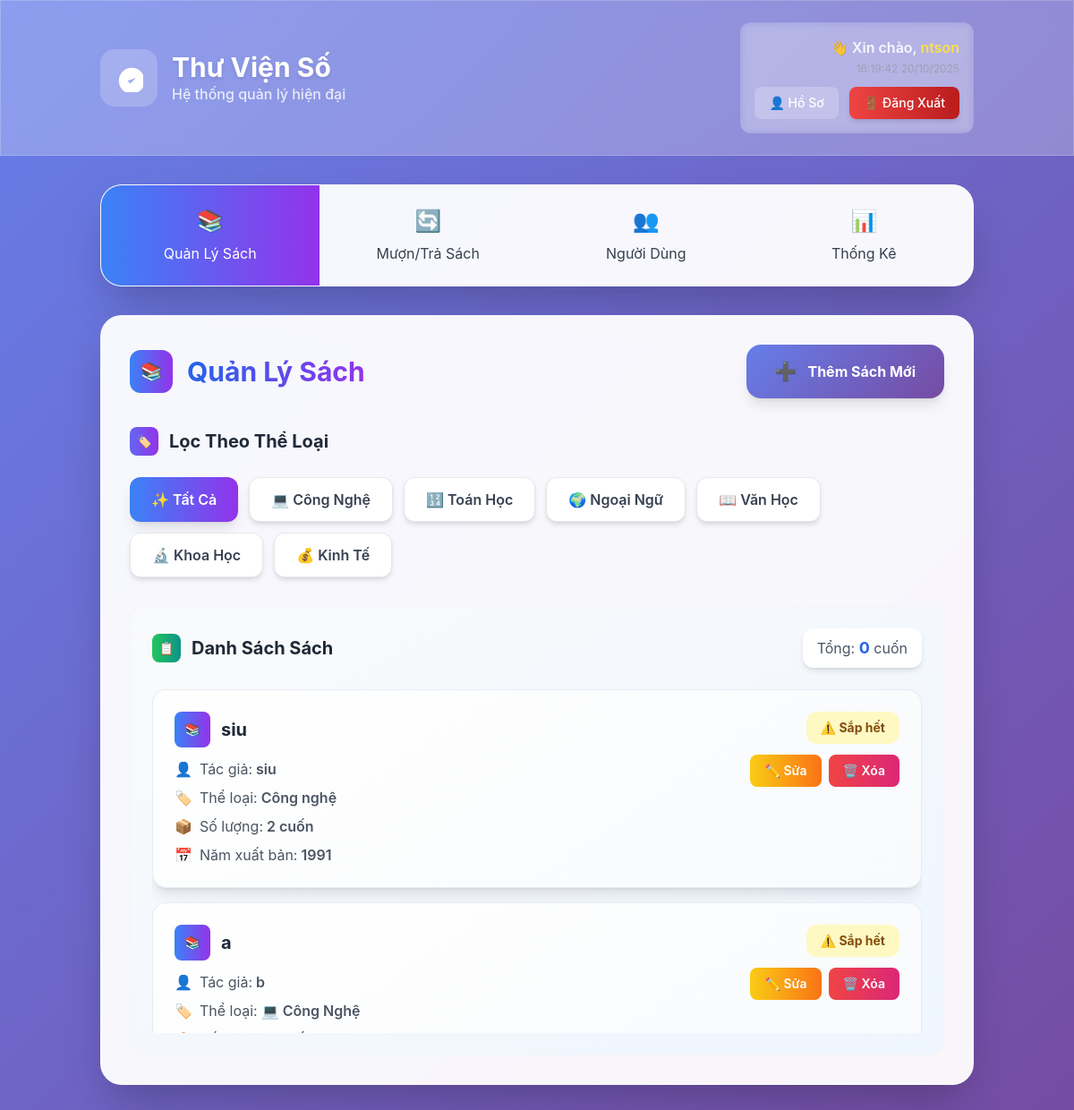
The page /librarian/managebook/ (signed in) on the database its author committed.
### Librarian/models.py (models this page shows, shortened)
class Book(models.Model):
    STATUS_CHOICES = [
        ('available', 'Available'),
        ('unavailable', 'Unavailable'),
    ]
    book_id = models.AutoField(primary_key=True)
    title = models.CharField(max_length=255)
    author = models.CharField(max_length=255)
    year = models.IntegerField(blank=True, null=True)
    category = models.CharField(max_length=100, blank=True, null=True)
    quantity = models.PositiveIntegerField(default=0)
    status = models.CharField(max_length=20, choices=STATUS_CHOICES, default='available')
    description = models.TextField(blank=True, null=True)

### Librarian/views.py (the view, shortened to what this page needs)
# urls.py: path('managebook/', views.librarian_dashboard, name='managebook'),
@login_required
def librarian_dashboard(request):
    profile = UserProfile.objects.get(user=request.user)
    if profile.role != 'librarian':
        return redirect('library:home')
    users_only = UserProfile.objects.filter(role='user').order_by("id")
    paginator = Paginator(users_only, 5)
    page_number = request.GET.get("page")
    page_obj = paginator.get_page(page_number)
    books = Book.objects.all()
    categories = Book.objects.values_list('category', flat=True).distinct()
    librarian_name = profile.name or profile.user.username
    records_all = BorrowRecord.objects.select_related("user", "book").all()
    today = now().date()
    for record in records_all:
        if record.due_date and record.due_date < today and record.status == 'borrowed':
            record.status = 'overdue'
            record.save()
    records_borrowed = records_all.filter(status__in=['borrowed', 'overdue'])
    records_ovedue = records_all.filter(status= 'overdue')
    records_history = records_all.filter(status='returned')
    total_borrowed = records_borrowed.count()
    total_history = records_history.count()
    total_books = Book.objects.count()
    context = {
        'users': page_obj.object_list,
        'page_obj': page_obj,
        'books': books,
        'categories': categories,
        'librarian_name': librarian_name,
        'profile': profile,
        'records_borrowed': records_borrowed,
        'records_history': records_history,
        'total_borrowed': total_borrowed,
        'total_history': total_history,
        'total_books': total_books,
        'records_ovedue':records_ovedue,
    }
    return render(request, 'managebook.html', context)

### account/models.py (called while the page is built)
    def get_full_name(self):
        return self.name or self.user.username or self.user.get_full_name()

### Librarian/templates/managebook.html (shortened to what this page needs)
{% extends "librarian_dashboard.html" %} {% block content %}
<div
  id="quanLySach"
  class="section bg-white/95 backdrop-blur-sm rounded-3xl shadow-2xl p-8 mb-8 card-hover border border-white/20"
>
  <div class="flex justify-between items-center mb-8">
    <div class="flex items-center space-x-4">
      <div
        class="w-12 h-12 bg-gradient-to-r from-blue-500 to-purple-600 rounded-xl flex items-center justify-center"
      >
        <span class="text-white text-xl">📚</span>
      </div>
      <h2
        class="text-3xl font-bold bg-gradient-to-r from-blue-600 to-purple-600 bg-clip-text text-transparent"
      >
      </h2>
    </div>
    <button
      onclick="openAddBookModal()"
      class="btn-primary text-white px-8 py-4 rounded-2xl font-bold flex items-center space-x-3 shadow-lg"
    >
      <span class="text-xl">➕</span>
      <span>Thêm Sách Mới</span>
    </button>
  </div>
  <div class="mb-8">
    <h3 class="text-xl font-bold text-gray-800 mb-6 flex items-center">
      <span
        class="w-8 h-8 bg-gradient-to-r from-indigo-500 to-purple-600 rounded-lg flex items-center justify-center mr-3"
      >
        <span class="text-white text-sm">🏷️</span>
      </span>
      Lọc Theo Thể Loại
    </h3>
    <div class="flex flex-wrap gap-3">
      <button
        onclick="filterBooks('all')"
        class="category-btn filter-btn bg-gradient-to-r from-blue-500 to-purple-600 text-white px-6 py-3 rounded-xl font-semibold shadow-lg hover:shadow-xl transition-all duration-300"
      >
        ✨ Tất Cả
      </button>
      <button
        onclick="filterBooks('cong-nghe')"
        class="category-btn filter-btn bg-white text-gray-700 px-6 py-3 rounded-xl font-semibold shadow-md hover:bg-gradient-to-r hover:from-blue-500 hover:to-purple-600 hover:text-white transition-all duration-300 border border-gray-200"
      >
        💻 Công Nghệ
      </button>
      <button
        onclick="filterBooks('toan-hoc')"
        class="category-btn filter-btn bg-white text-gray-700 px-6 py-3 rounded-xl font-semibold shadow-md hover:bg-gradient-to-r hover:from-blue-500 hover:to-purple-600 hover:text-white transition-all duration-300 border border-gray-200"
      >
        🔢 Toán Học
      </button>
      <button
        onclick="filterBooks('ngoai-ngu')"
        class="category-btn filter-btn bg-white text-gray-700 px-6 py-3 rounded-xl font-semibold shadow-md hover:bg-gradient-to-r hover:from-blue-500 hover:to-purple-600 hover:text-white transition-all duration-300 border border-gray-200"
      >
        🌍 Ngoại Ngữ
      </button>
      <button
        onclick="filterBooks('van-hoc')"
        class="category-btn filter-btn bg-white text-gray-700 px-6 py-3 rounded-xl font-semibold shadow-md hover:bg-gradient-to-r hover:from-blue-500 hover:to-purple-600 hover:text-white transition-all duration-300 border border-gray-200"
      >
        📖 Văn Học
      </button>
      <button
        onclick="filterBooks('khoa-hoc')"
        class="category-btn filter-btn bg-white text-gray-700 px-6 py-3 rounded-xl font-semibold shadow-md hover:bg-gradient-to-r hover:from-blue-500 hover:to-purple-600 hover:text-white transition-all duration-300 border border-gray-200"
      >
        🔬 Khoa Học
      </button>
      <button
        onclick="filterBooks('kinh-te')"
        class="category-btn filter-btn bg-white text-gray-700 px-6 py-3 rounded-xl font-semibold shadow-md hover:bg-gradient-to-r hover:from-blue-500 hover:to-purple-600 hover:text-white transition-all duration-300 border border-gray-200"
      >
        💰 Kinh Tế
      </button>
    </div>
  </div>
  <div
    class="bg-gradient-to-br from-gray-50 to-blue-50 rounded-2xl p-6 border border-gray-100"
  >
    <div class="flex justify-between items-center mb-6">
      <h3 class="text-xl font-bold text-gray-800 flex items-center">
        <span
          class="w-8 h-8 bg-gradient-to-r from-green-500 to-teal-600 rounded-lg flex items-center justify-center mr-3"
        >
          <span class="text-white text-sm">📋</span>
        </span>
        Danh Sách Sách
      </h3>
      <div class="bg-white px-4 py-2 rounded-xl shadow-md">
        <span class="text-gray-600">Tổng: </span>
        <span id="bookCount" class="font-bold text-blue-600 text-lg">0</span>
        <span class="text-gray-600"> cuốn</span>
      </div>
    </div>
    <div
      id="bookList"
      class="max-h-96 overflow-y-auto scrollbar-hide space-y-4"
    >
      {% for book in books %}
      <div
        class="book-item book-card p-6 rounded-2xl shadow-lg hover:shadow-xl transition-all duration-300 fade-in-up"
        data-category="{{ book.category|slugify }}"
      >
        <div class="flex justify-between items-start">
          <div class="flex-1">
            <div class="flex items-center space-x-3 mb-3">
              <div
                class="w-10 h-10 bg-gradient-to-r from-blue-500 to-purple-600 rounded-lg flex items-center justify-center"
              >
                <span class="text-white text-sm"> 📚 </span>
              </div>
              <h4 class="text-xl font-bold text-gray-800">{{ book.title }}</h4>
            </div>
            <div class="space-y-2 text-gray-600">
              <p class="flex items-center">
                <span class="mr-2">👤</span> Tác giả:
                <span class="font-semibold ml-1">{{ book.author }}</span>
              </p>
              <p class="flex items-center">
                <span class="mr-2">🏷️</span> Thể loại:
                <span class="font-semibold ml-1">{{ book.category }}</span>
              </p>
              <p class="flex items-center">
                <span class="mr-2">📦</span> Số lượng:
                <span class="font-semibold ml-1">{{ book.quantity }} cuốn</span>
              </p>
              <p class="flex items-center">
                <span class="mr-2">📅</span> Năm xuất bản:
                <span class="font-semibold ml-1">{{ book.year }}</span>
              </p>
            </div>
          </div>
          <div class="flex flex-col space-y-3 items-end">
            {% if book.quantity > 5 %}
            <span
              class="status-badge bg-green-100 text-green-800 px-4 py-2 rounded-xl text-sm font-bold"
              >✅ Còn hàng</span
            >
            {% elif book.quantity > 0 %}
            <span
              class="status-badge bg-yellow-100 text-yellow-800 px-4 py-2 rounded-xl text-sm font-bold"
              >⚠️ Sắp hết</span
            >
            {% else %}
            <span
              class="status-badge bg-red-100 text-red-800 px-4 py-2 rounded-xl text-sm font-bold"
              >❌ Hết hàng</span
            >
            {% endif %}
            <div class="flex space-x-2">
              <button
                onclick="editBook({{ book.book_id }})"
                class="bg-gradient-to-r from-yellow-400 to-orange-500 text-white px-4 py-2 rounded-lg hover:shadow-lg transition-all duration-300 text-sm font-semibold"
              >
                ✏️ Sửa
              </button>
              <button
                onclick="deleteBook({{ book.book_id }})"
                class="bg-gradient-to-r from-red-500 to-pink-600 text-white px-4 py-2 rounded-lg hover:shadow-lg transition-all duration-300 text-sm font-semibold"
              >
                🗑️ Xóa
              </button>
            </div>
          </div>
        </div>
      </div>
      {% endfor %}
    </div>
  </div>
</div>
{% include "bookstatistics.html" %}
{% endblock %}

### templates/librarian_dashboard.html (shortened to what this page needs)
<!DOCTYPE html>
<html lang="vi">
  <head>
    <script src="https://cdn.tailwindcss.com"></script>
  </head>
  <body class="min-h-screen gradient-bg">
  <header class="glass-effect border-b border-white/20">
  <div class="container mx-auto px-6 py-6">
    <div class="flex items-center justify-between">
      <div class="flex items-center space-x-4">
        <div class="relative">
          <div
            class="w-16 h-16 bg-white/20 rounded-2xl flex items-center justify-center pulse-glow"
          >
            <svg
              class="w-8 h-8 text-white icon-bounce"
              fill="currentColor"
              viewBox="0 0 20 20"
            >
              <path d="M9 12l2 2 4-4m6 2a9 9 0 11-18 0 9 9 0 0118 0z" />
            </svg>
          </div>
        </div>
        <div>
          <h1 class="text-3xl font-bold text-white text-shadow">Thư Viện Số</h1>
          <p class="text-white/80 font-medium">Hệ thống quản lý hiện đại</p>
        </div>
      </div>
      <div class="text-right">
        <div class="bg-white/10 rounded-xl p-4 backdrop-blur-sm">
          <p class="text-white/90 font-semibold">
            👋 Xin chào,
            <span class="text-yellow-300">
              {{ request.user.name|default:request.user.username }}
            </span>
          </p>
          <p id="real-time" class="text-xs text-gray-400 mt-1"></p>
          <div class="flex justify-end gap-3 mt-3">
            <button
              class="bg-white/20 text-white px-4 py-2 rounded-lg hover:bg-white/30 transition-all duration-300 text-sm font-medium"
            >
              👤 Hồ Sơ
            </button>
            <form method="POST" action="{% url 'account:logout' %}">
              <button
                type="submit"
                class="bg-gradient-to-r from-red-500 to-red-700 text-white px-4 py-2 rounded-lg shadow-md hover:from-red-600 hover:to-red-800 hover:shadow-lg transform hover:scale-105 transition-all duration-300 text-sm font-medium"
              >
                🚪 Đăng Xuất
              </button>
            </form>
          </div>
        </div>
      </div>
    </div>
  </div>
</header>
    <div class="container mx-auto px-6 py-8">
      <div
        class="bg-white/95 backdrop-blur-sm rounded-3xl shadow-2xl mb-8 overflow-hidden border border-white/20"
      >
        <div class="grid grid-cols-1 md:grid-cols-4">
          <a
            href="?section=quanLySach"
            onclick="showSection('quanLySach', this); return false;"
            class="nav-item px-8 py-6 ..."
          >
            <div class="flex flex-col items-center space-y-2">
              <span class="text-2xl">📚</span>
              <span>Quản Lý Sách</span>
            </div>
          </a>
          <a
            href="?section=muonTraSach"
            onclick="showSection('muonTraSach', this); return false;"
            class="nav-item px-8 py-6 ..."
          >
            <div class="flex flex-col items-center space-y-2">
              <span class="text-2xl">🔄</span>
              <span>Mượn/Trả Sách</span>
            </div>
          </a>
          <a
            href="?section=quanLyNguoiDung"
            onclick="showSection('quanLyNguoiDung', this); return false;"
            class="nav-item px-8 py-6 ..."
          >
            <div class="flex flex-col items-center space-y-2">
              <span class="text-2xl">👥</span>
              <span>Người Dùng</span>
            </div>
          </a>
          <a
            href="?section=kiemTraTinhTrang"
            onclick="showSection('kiemTraTinhTrang', this); return false;"
            class="nav-item px-8 py-6 ..."
          >
            <div class="flex flex-col items-center space-y-2">
              <span class="text-2xl">📊</span>
              <span>Thống Kê</span>
            </div>
          </a>
        </div>
      </div>
      {% block content %} {% endblock %}
  </body>
</html>

### templates/librarian_dashboard.html (style rules this page uses)
body { box-sizing: border-box; }
* { font-family: "Inter", sans-serif; }
.gradient-bg { background: linear-gradient(135deg, #667eea 0%, #764ba2 100%); }
.glass-effect { background: rgba(255, 255, 255, 0.25); backdrop-filter: blur(10px); border: 1px solid rgba(255, 255, 255, 0.18); }
.card-hover { transition: all 0.3s cubic-bezier(0.4, 0, 0.2, 1); }
.btn-primary { background: linear-gradient(135deg, #667eea 0%, #764ba2 100%); transition: all 0.3s ease; }
.fade-in-up { animation: fadeInUp 0.6s ease-out; }
.pulse-glow { animation: pulseGlow 2s infinite; }
.nav-item { position: relative; overflow: hidden; }
.nav-item::before { content: ""; position: absolute; top: 0; left: -100%; width: 100%; height: 100%; background: linear-gradient( 90deg, transparent, rgba(255, 255, 255, 0.2), transparent ); transition: left 0.5s; }
.book-card { background: linear-gradient(145deg, #ffffff 0%, #f8fafc 100%); border: 1px solid rgba(226, 232, 240, 0.8); }
.status-badge { backdrop-filter: blur(10px); }
.category-btn { position: relative; overflow: hidden; transition: all 0.3s ease; }
.category-btn::after { content: ""; position: absolute; top: 50%; left: 50%; width: 0; height: 0; background: rgba(255, 255, 255, 0.2); border-radius: 50%; transform: translate(-50%, -50%); transition: width 0.3s, height 0.3s; }
.scrollbar-hide { -ms-overflow-style: none; scrollbar-width: none; }
.text-shadow { text-shadow: 0 2px 4px rgba(0, 0, 0, 0.1); }
.icon-bounce { animation: iconBounce 2s infinite; }

### rows shown on the page
Book: title "siu", author "siu", category "Công nghệ", quantity "2", year "1991", shows "⚠️ Sắp hết"
Book: title "a", author "b", category "💻 Công Nghệ", quantity "⚠️ Sắp hết"

### other values the page prints
{{ request.user.name|default:request.user.username }} "ntson"
